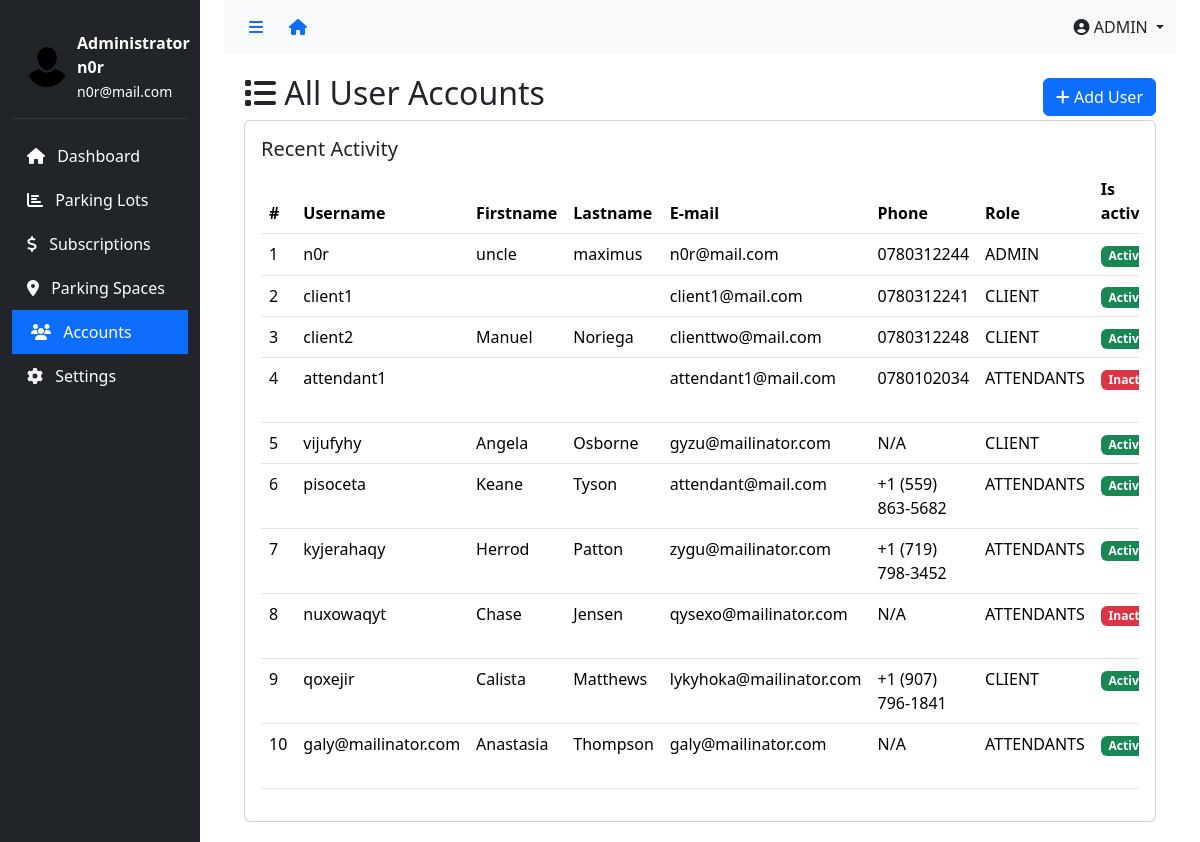
The page /dashboard/uaccounts (signed in) on the database its author committed.
### app/models.py (models this page shows, shortened)
class User(AbstractUser):
    class Role(models.TextChoices):
        ATTENDANTS = "ATTENDANTS", "Attendants"
        ADMIN = "ADMIN", "Admin"
        CLIENT = "CLIENT", "Client"
    role = models.CharField(
        max_length=50,
        choices=Role.choices,
        default=Role.CLIENT  # Set default role to CLIENT
    )
    phone_number = models.CharField(
        validators=[phone_regex],
        max_length=10,
        unique=True,
        null=True
    )
    groups = models.ManyToManyField(
        'auth.Group',
        related_name='users',
        blank=True,
        help_text='The groups this user belongs to.'
    )
    user_permissions = models.ManyToManyField(
        'auth.Permission',
        related_name='users',
        blank=True,
        help_text='Specific permissions for this user.'
    )

### app/views.py (the view)
# urls.py: path('dashboard/uaccounts', views.uaccounts, name="uaccounts"),
@login_required
@admin_required
def uaccounts(request):
    users = User.objects.all()
    return render(request, 'dashboard/uaccounts.html', {'users': users, 'active_menu': 'uaccounts'})

### app/templates/app/dashboard/uaccounts.html (shortened to what this page needs)
{% extends 'dashboard/base.html' %}
{% block content %}
<div class="content">
    <div class="d-flex justify-content-between align-items-center">
        <h2><i class="fas fa-list"></i> All User Accounts</h2>
        <a href="{% url 'create_user' %}" class="btn btn-primary"><i class="fas fa-plus"></i> Add User</a>
    </div>
    <div class="card">
        <div class="card-body">
            <h5 class="card-title">Recent Activity</h5>
            <div class="table-responsive">
                <table class="table table-hover" id="activityTable">
                    <thead>
                        <tr>
                            <th>#</th>
                            <th>Username</th>
                            <th>Firstname</th>
                            <th>Lastname</th>
                            <th>E-mail</th>
                            <th>Phone</th>
                            <th>Role</th>
                            <th>Is active</th>
                        </tr>
                    </thead>
                    <tbody>
                        {% for user in users %}
                        <tr>
                            <td>{{ forloop.counter }}</td>
                            <td>{{ user.username }}</td>
                            <td>{{ user.first_name }}</td>
                            <td>{{ user.last_name }}</td>
                            <td>{{ user.email }}</td>
                            <td>{{ user.phone_number|default:"N/A" }}</td>
                            <td>{{ user.role|default:"N/A" }}</td>
                            <td>
                                {% if user.is_active %}
                                <span class="badge bg-success">Active</span>
                                {% else %}
                                <span class="badge bg-danger">Inactive</span>
                                {% endif %}
                            </td>
                        </tr>
                        {% empty %}
                        <tr>
                            <td colspan="9" class="text-center">No users found</td>
                        </tr>
                        {% endfor %}
                    </tbody>
                </table>
            </div>
        </div>
    </div>
</div>
</div>
</div>
{% endblock %}

### app/templates/app/dashboard/includes/admin-sidebar.html
{% load static %}
<div class="col-md-3 col-lg-2 d-md-block sidebar" id="sidebar">
  <div class="position-sticky pt-3">
    <div class="user-info d-flex align-items-center">
      <img src="{% static 'img/pngwing.com.png' %}" alt="User" class="rounded-circle" />
      <div>
        <div class="fw-bold">Administrator</div>
        <div class="fw-bold">{{ user.username }}</div>
        <small>{{ user.email }}</small>
      </div>
    </div>
    <ul class="nav flex-column">
      <li class="nav-item">
        <a class="sidebar-link {% if active_menu == 'dashboard' %}active{% endif %}" href="{% url 'dashboard' %}" data-page="dashboard">
          <i class="fas fa-home me-2"></i> Dashboard
        </a>
      </li>
      <li class="nav-item">
        <a class="sidebar-link {% if active_menu == 'parking' %}active{% endif %}" href="{% url 'parking' %}" data-page="analytics">
          <i class="fas fa-chart-bar me-2"></i> Parking Lots
        </a>
      </li>
      <li class="nav-item">
        <a class="sidebar-link {% if active_menu == 'subscriptions' %}active{% endif %}" href="{% url 'subscriptions' %}" data-page="analytics">
          <i class="fas fa-dollar me-2"></i> Subscriptions
        </a>
      </li>
      <li class="nav-item">
        <a class="sidebar-link {% if active_menu == 'parkingspace' %}active{% endif %}" href="{% url 'parkingspace' %}" data-page="analytics">
          <i class="fas fa-location-dot me-2"></i> Parking Spaces
        </a>
      </li>
      <li class="nav-item">
        <a class="sidebar-link {% if active_menu == 'uaccounts' %}active{% endif %}" href="{% url 'uaccounts' %}" data-page="users">
          <i class="fas fa-users me-2"></i> Accounts
        </a>
      </li>
      <li class="nav-item">
        <a class="sidebar-link {% if active_menu == 'settings' %}active{% endif %}" href="#" data-page="settings">
          <i class="fas fa-cog me-2"></i> Settings
        </a>
      </li>
    </ul>
  </div>
</div>

### app/templates/app/dashboard/includes/nav.html (shortened to what this page needs)
<nav class="navbar navbar-expand-lg navbar-light bg-light">
  <div class="container-fluid d-flex align-items-center">
    <div class="d-flex align-items-center">
      <button class="btn btn-link" id="sidebarToggle">
        <i class="fas fa-bars"></i>
      </button>
      <a href="/" class="btn btn-link">
        <i class="fas fa-house"></i>
      </a>
    </div>
    <div class="ms-auto d-flex align-items-center">
      <div class="dropdown">
        <a class="nav-link dropdown-toggle" href="#" role="button" data-bs-toggle="dropdown">
          <i class="fas fa-user-circle"></i> {{ user.role }}
        </a>
      </div>
    </div>
  </div>
</nav>

### app/templates/app/dashboard/base.html (style rules this page uses)
.sidebar { min-height: 100vh; background: #212529; transition: all 0.3s; }
.sidebar-link { color: #fff; text-decoration: none; padding: 10px 15px; display: block; transition: all 0.3s; }
.sidebar-link:hover, .sidebar-link.active { background: #343a40; color: #fff; border-left: 4px solid #0d6efd; }
.sidebar-link.active { background: #0d6efd; }
.content { padding: 20px; }
#sidebarToggle { cursor: pointer; }
.user-info { color: white; padding: 15px; border-bottom: 1px solid #343a40; margin-bottom: 15px; }
.user-info img { width: 40px; height: 40px; margin-right: 10px; }

### rows shown on the page
User: username "n0r", email "n0r@mail.com", role "ADMIN", first_name "uncle", last_name "maximus", phone_number "0780312244", is_active "Active"
User: username "client1", email "client1@mail.com", phone_number "0780312241", role "CLIENT", is_active "Active"
User: username "client2", first_name "Manuel", last_name "Noriega", email "clienttwo@mail.com", phone_number "0780312248", role "CLIENT", is_active "Active"
User: username "attendant1", email "attendant1@mail.com", phone_number "0780102034", role "ATTENDANTS", is_active "Inactive"
User: username "vijufyhy", first_name "Angela", last_name "Osborne", email "gyzu@mailinator.com", phone_number "N/A", role "CLIENT", is_active "Active"
User: username "pisoceta", first_name "Keane", last_name "Tyson", email "attendant@mail.com", phone_number "+1 (559) 863-5682", role "ATTENDANTS", is_active "Active"
User: username "kyjerahaqy", first_name "Herrod", last_name "Patton", email "zygu@mailinator.com", phone_number "+1 (719) 798-3452", role "ATTENDANTS", is_active "Active"
User: username "nuxowaqyt", first_name "Chase", last_name "Jensen", email "qysexo@mailinator.com", phone_number "N/A", role "ATTENDANTS", is_active "Inactive"
User: username "qoxejir", first_name "Calista", last_name "Matthews", email "lykyhoka@mailinator.com", phone_number "+1 (907) 796-1841", role "CLIENT", is_active "Active"
User: username "galy@mailinator.com", first_name "Anastasia", last_name "Thompson", email "galy@mailinator.com", phone_number "N/A", role "ATTENDANTS", is_active "Active"
